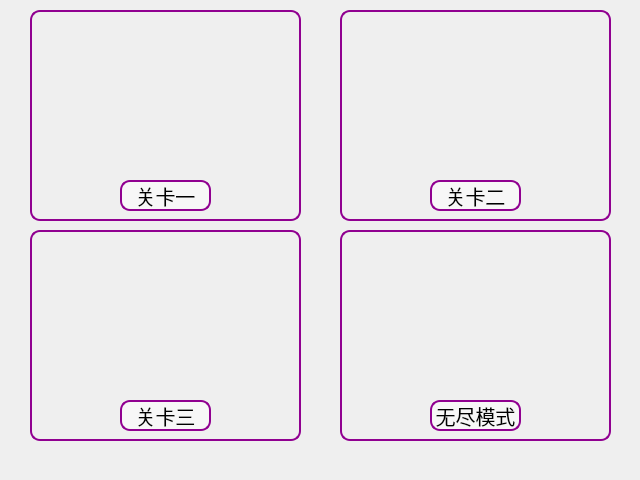
<?xml version="1.0" encoding="UTF-8"?>
<ui version="4.0">
 <class>Cl</class>
 <widget class="QDialog" name="Cl">
  <property name="geometry">
   <rect>
    <x>0</x>
    <y>0</y>
    <width>640</width>
    <height>480</height>
   </rect>
  </property>
  <property name="windowTitle">
   <string>关卡选择</string>
  </property>
  <property name="styleSheet">
   <string notr="true"/>
  </property>
  <widget class="QLabel" name="label">
   <property name="geometry">
    <rect>
     <x>40</x>
     <y>20</y>
     <width>251</width>
     <height>151</height>
    </rect>
   </property>
   <property name="styleSheet">
    <string notr="true">border-radius:10px</string>
   </property>
   <property name="text">
    <string/>
   </property>
   <property name="textFormat">
    <enum>Qt::MarkdownText</enum>
   </property>
   <property name="pixmap">
    <pixmap resource="image/image.qrc">:/new/prefix1/1.jpg</pixmap>
   </property>
   <property name="scaledContents">
    <bool>true</bool>
   </property>
  </widget>
  <widget class="QLabel" name="label_3">
   <property name="geometry">
    <rect>
     <x>350</x>
     <y>20</y>
     <width>251</width>
     <height>151</height>
    </rect>
   </property>
   <property name="text">
    <string/>
   </property>
   <property name="textFormat">
    <enum>Qt::MarkdownText</enum>
   </property>
   <property name="pixmap">
    <pixmap resource="image/image.qrc">:/new/prefix1/2.jpg</pixmap>
   </property>
   <property name="scaledContents">
    <bool>true</bool>
   </property>
  </widget>
  <widget class="QLabel" name="label_4">
   <property name="geometry">
    <rect>
     <x>40</x>
     <y>240</y>
     <width>251</width>
     <height>151</height>
    </rect>
   </property>
   <property name="text">
    <string/>
   </property>
   <property name="textFormat">
    <enum>Qt::MarkdownText</enum>
   </property>
   <property name="pixmap">
    <pixmap resource="image/image.qrc">:/new/prefix1/3.jpg</pixmap>
   </property>
   <property name="scaledContents">
    <bool>true</bool>
   </property>
  </widget>
  <widget class="QLabel" name="label_5">
   <property name="geometry">
    <rect>
     <x>350</x>
     <y>240</y>
     <width>251</width>
     <height>151</height>
    </rect>
   </property>
   <property name="text">
    <string/>
   </property>
   <property name="textFormat">
    <enum>Qt::MarkdownText</enum>
   </property>
   <property name="pixmap">
    <pixmap resource="image/image.qrc">:/new/prefix1/4.jpg</pixmap>
   </property>
   <property name="scaledContents">
    <bool>true</bool>
   </property>
  </widget>
  <widget class="QPushButton" name="pushButto">
   <property name="geometry">
    <rect>
     <x>120</x>
     <y>180</y>
     <width>91</width>
     <height>31</height>
    </rect>
   </property>
   <property name="styleSheet">
    <string notr="true">    font-family: &quot;微软雅黑&quot;;
    font-size: 20px;
    color: black;
    border-style: solid;
    border-width: 2px;
    border-color: #900090;
    border-radius: 10px;
    background-color: rgba(255,255,255,0.5);</string>
   </property>
   <property name="text">
    <string>关卡一</string>
   </property>
  </widget>
  <widget class="QPushButton" name="pushButto_2">
   <property name="geometry">
    <rect>
     <x>430</x>
     <y>180</y>
     <width>91</width>
     <height>31</height>
    </rect>
   </property>
   <property name="styleSheet">
    <string notr="true">    font-family: &quot;微软雅黑&quot;;
    font-size: 20px;
    color: black;
    border-style: solid;
    border-width: 2px;
    border-color: #900090;
    border-radius: 10px;
background-color: rgba(255,255,255,0.5);</string>
   </property>
   <property name="text">
    <string>关卡二</string>
   </property>
  </widget>
  <widget class="QPushButton" name="pushButto_3">
   <property name="geometry">
    <rect>
     <x>120</x>
     <y>400</y>
     <width>91</width>
     <height>31</height>
    </rect>
   </property>
   <property name="styleSheet">
    <string notr="true">    font-family: &quot;微软雅黑&quot;;
    font-size: 20px;
    color: black;
    border-style: solid;
    border-width: 2px;
    border-color: #900090;
    border-radius: 10px;
background-color: rgba(255,255,255,0.5);</string>
   </property>
   <property name="text">
    <string>关卡三</string>
   </property>
  </widget>
  <widget class="QPushButton" name="pushButto_4">
   <property name="geometry">
    <rect>
     <x>430</x>
     <y>400</y>
     <width>91</width>
     <height>31</height>
    </rect>
   </property>
   <property name="styleSheet">
    <string notr="true">    font-family: &quot;微软雅黑&quot;;
    font-size: 20px;
    color: black;
    border-style: solid;
    border-width: 2px;
    border-color: #900090;
    border-radius: 10px;
background-color: rgba(255,255,255,0.5);</string>
   </property>
   <property name="text">
    <string>无尽模式</string>
   </property>
  </widget>
  <widget class="QLabel" name="label_2">
   <property name="geometry">
    <rect>
     <x>30</x>
     <y>230</y>
     <width>271</width>
     <height>211</height>
    </rect>
   </property>
   <property name="styleSheet">
    <string notr="true">border-style: solid;
border-width: 2px;
border-color: #900090;
border-radius: 10px;
</string>
   </property>
   <property name="text">
    <string/>
   </property>
  </widget>
  <widget class="QLabel" name="label_6">
   <property name="geometry">
    <rect>
     <x>30</x>
     <y>10</y>
     <width>271</width>
     <height>211</height>
    </rect>
   </property>
   <property name="styleSheet">
    <string notr="true">border-style: solid;
border-width: 2px;
border-color: #900090;
border-radius: 10px;
</string>
   </property>
   <property name="text">
    <string/>
   </property>
  </widget>
  <widget class="QLabel" name="label_7">
   <property name="geometry">
    <rect>
     <x>340</x>
     <y>10</y>
     <width>271</width>
     <height>211</height>
    </rect>
   </property>
   <property name="styleSheet">
    <string notr="true">border-style: solid;
border-width: 2px;
border-color: #900090;
border-radius: 10px;
</string>
   </property>
   <property name="text">
    <string/>
   </property>
  </widget>
  <widget class="QLabel" name="label_8">
   <property name="geometry">
    <rect>
     <x>340</x>
     <y>230</y>
     <width>271</width>
     <height>211</height>
    </rect>
   </property>
   <property name="styleSheet">
    <string notr="true">border-style: solid;
border-width: 2px;
border-color: #900090;
border-radius: 10px;
</string>
   </property>
   <property name="text">
    <string/>
   </property>
  </widget>
  <zorder>label_6</zorder>
  <zorder>label_7</zorder>
  <zorder>label_8</zorder>
  <zorder>label_2</zorder>
  <zorder>label</zorder>
  <zorder>label_3</zorder>
  <zorder>label_4</zorder>
  <zorder>label_5</zorder>
  <zorder>pushButto</zorder>
  <zorder>pushButto_2</zorder>
  <zorder>pushButto_3</zorder>
  <zorder>pushButto_4</zorder>
 </widget>
 <resources>
  <include location="image/image.qrc"/>
 </resources>
 <connections/>
</ui>
